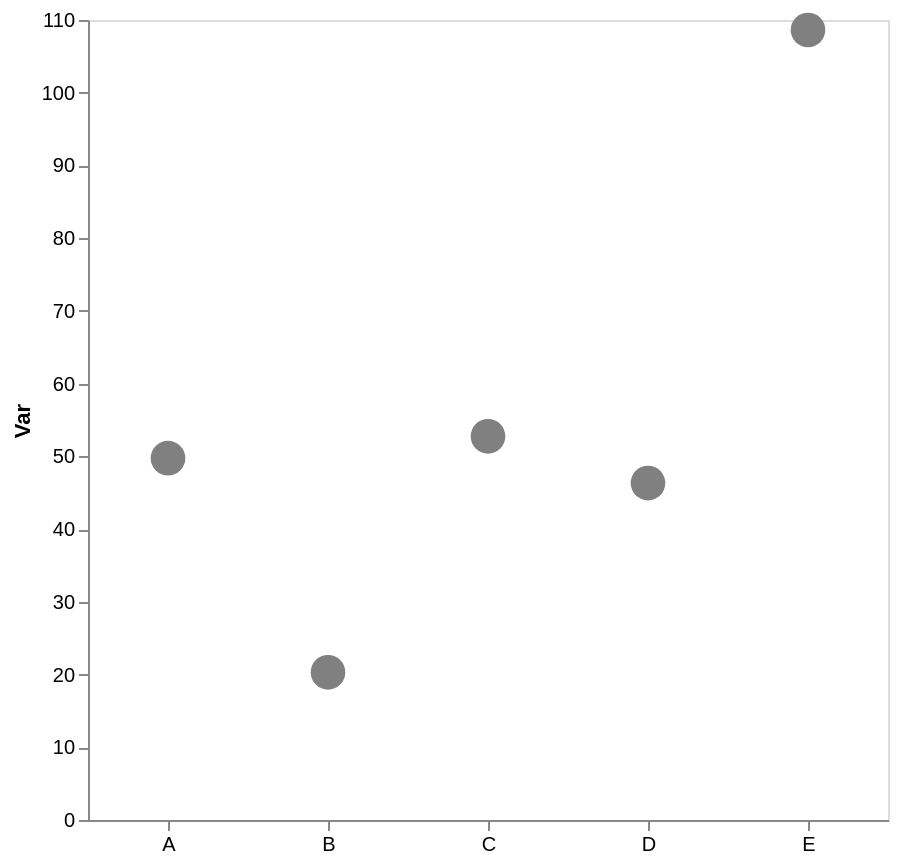

Write the Vega-Lite specification saved for this chart.
### Vega-Lite specification from a JSON file in a GitHub repository (floating-point values rounded to 4 significant figures)
{"config": {"view": {"continuousWidth": 300, "continuousHeight": 300}, "axis": {"grid": false}, "bar": {"color": "gray"}}, "data": {"name": "data-932068e0002141876e47bbe6f71550ad"}, "mark": {"type": "point", "color": "gray", "filled": true, "size": 300}, "encoding": {"x": {"axis": {"labelAngle": 0, "title": null}, "field": "cat", "type": "nominal"}, "y": {"aggregate": "mean", "axis": {"title": "Var"}, "field": "var1", "type": "quantitative"}}, "height": 400, "width": 400, "$schema": "https://vega.github.io/schema/vega-lite/v5.17.0.json", "datasets": {"data-932068e0002141876e47bbe6f71550ad": [{"cat": "C", "var1": 49.11, "var2": 54.83}, {"cat": "A", "var1": 51.15, "var2": 44.38}, {"cat": "C", "var1": 41.94, "var2": 45.86}, {"cat": "E", "var1": 114.1, "var2": 52.71}, {"cat": "B", "var1": 20.3, "var2": 54.94}, {"cat": "D", "var1": 58.87, "var2": 41.52}, {"cat": "E", "var1": 90.47, "var2": 62.13}, {"cat": "A", "var1": 48.36, "var2": 35.84}, {"cat": "D", "var1": 33.78, "var2": 47.19}, {"cat": "C", "var1": 67.21, "var2": 52.86}, {"cat": "E", "var1": 107.0, "var2": 64.36}, {"cat": "E", "var1": 123.0, "var2": 63.23}]}}
